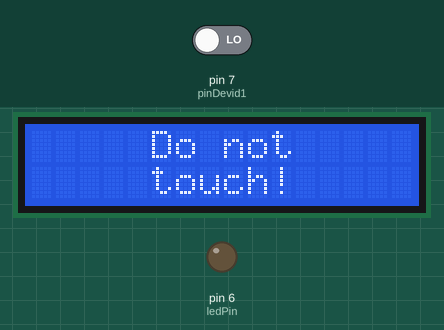
Simulated run of this sketch. Board: Arduino Uno, built with avr-gcc and run on an emulated ATmega328P. Shown: 16×2 character LCD, output pins drawn as LEDs (lit = HIGH). The inputs (shaded band) are chosen by the test bench; at power-on: pin 7 (pinDevid1) LOW. WiFi joins after 1.5 s; servers stay silent unless stated; uploads are accepted with an empty reply; what the sketch prints to the serial monitor is not drawn.

Above: at 3.7 s.
3.8 s: pin 7 (pinDevid1) driven HIGH
At 4.3 s:
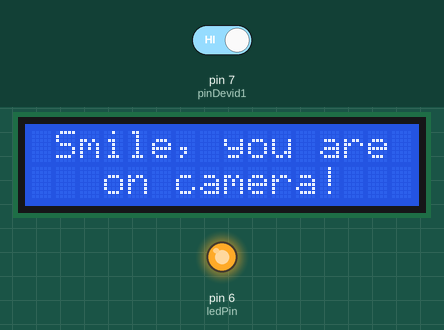
Timing chart, 0 to 10.5 s (numbered marks = the images above; inputs shaded):
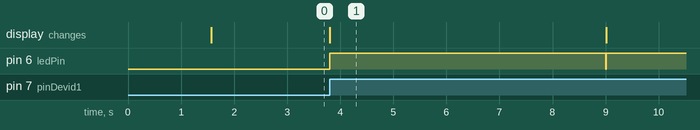

Measured:
- after the input at 3.8 s, pin 6 (ledPin): LOW → HIGH at once, → LOW 5.2 s later, → HIGH 0.01 s later; the display: changes at once (image 1)

The sketch:

FINISHED_disregarders.ino
```cpp
////
//
// General code from http://www.pushingbox.com for Arduino + Ethernet Shield (official) v1.2
//
////

#include <SPI.h>
#include <Ethernet.h>
#include <LiquidCrystal.h>

  /////////////////
 // MODIFY HERE //
/////////////////
byte mac[] = { 0x00, 0xAA, 0xBB, 0xCC, 0xDE, 0x19 };   // Be sure this address is unique in your network

//Your secret DevID from PushingBox.com. You can use multiple DevID  on multiple Pin if you want
char DEVID1[] = "DEVICE ID HERE";        //Scenario : "The mailbox is open"

//Numeric Pin where you connect your switch
uint8_t pinDevid1 = 7; // Example : the mailbox switch is connect to the Pin 3

// Debug mode
boolean DEBUG = true;
  //////////////
 //   End    //
//////////////

// initialize the library with the numbers of the interface pins
LiquidCrystal lcd(9, 8, 5, 4, 3, 2);
const int ledPin = 6;


char serverName[] = "api.pushingbox.com";
boolean pinDevid1State = false;                // Save the last state of the Pin for DEVID1
boolean lastConnected = false;                 // State of the connection last time through the main loop
long lastPress;

// Initialize the Ethernet client library
// with the IP address and port of the server
// that you want to connect to (port 80 is default for HTTP):
EthernetClient client;

void setup() {
  Serial.begin(9600);
  pinMode(pinDevid1, INPUT);

  // start the Ethernet connection:
  if (Ethernet.begin(mac) == 0) {
    Serial.println("Failed to configure Ethernet using DHCP");
    // no point in carrying on, so do nothing forevermore:
    while(true);
  }
  else{
    Serial.println("Ethernet ready");
    // print the Ethernet board/shield's IP address:
    Serial.print("My IP address: ");
    Serial.println(Ethernet.localIP());
  }
  lcd.begin(16, 2);
   lcd.setCursor(0, 0);
 lcd.print("     Do not     ");
  lcd.setCursor(0, 1);
  // print on second line

 lcd.print("     touch!     ");

  pinMode(ledPin, OUTPUT);
  digitalWrite(ledPin, LOW);

  // give the Ethernet shield a second to initialize:
  delay(1000);
}

void loop()
{
      ////
      // Listening for the pinDevid1 state
      ////
      if (digitalRead(pinDevid1) == HIGH && pinDevid1State == false) // switch on pinDevid1 is ON
      {
        if(DEBUG){Serial.println("pinDevid1 is HIGH");}
        pinDevid1State = true;
        //Sending request to PushingBox when the pin is HIGH

         lcd.setCursor(0, 0);
 lcd.print(" Smile, you are");
  lcd.setCursor(0, 1);
  // print on second line

lcd.print("   on camera!");
        digitalWrite(ledPin, HIGH);
        sendToPushingBox(DEVID1);
        lastPress = millis();
      }
     /*  if (digitalRead(pinDevid1) == LOW && pinDevid1State == true) // switch on pinDevid1 is OFF
      {
        if(DEBUG){Serial.println("pinDevid1 is LOW");}
        pinDevid1State = false;
        updateLCD("Button up   ");

        //Sending request to PushingBox when the pin is LOW
        //sendToPushingBox(DEVID1);    //Here you can run an other scenario by creating a DEVID2 variable
      }*/

      if (pinDevid1State && millis() > lastPress + 5000) {
        digitalWrite(ledPin, LOW);
        pinDevid1State = false;
        lcd.setCursor(0, 0);
  // print on second line

lcd.print("     Do not    ");

lcd.setCursor(0, 1);
  // print on second line

lcd.print("     touch!    ");
      }


      //DEBUG part
      // this write the respons from PushingBox Server.
      // You should see a "200 OK"
      if (client.available()) {
        char c = client.read();
        if(DEBUG){Serial.print(c);}
      }

      // if there's no net connection, but there was one last time
      // through the loop, then stop the client:
      if (!client.connected() && lastConnected) {
        if(DEBUG){Serial.println();}
        if(DEBUG){Serial.println("disconnecting.");}
        client.stop();
      }
      lastConnected = client.connected();
}


//Function for sending the request to PushingBox
void sendToPushingBox(char devid[]){
  client.stop();
  if(DEBUG){Serial.println("connecting...");}

  if (client.connect(serverName, 80)) {
    if(DEBUG){Serial.println("connected");}

    if(DEBUG){Serial.println("sending request");}
    client.print("GET /pushingbox?devid=");
    client.print(devid);
    client.println(" HTTP/1.1");
    client.print("Host: ");
    client.println(serverName);
    client.println("User-Agent: Arduino");
    client.println();
  }
  else {
    if(DEBUG){Serial.println("connection failed");}
  }
}

void updateLCD(char displStr[]){
  lcd.setCursor(0, 0);
  lcd.print(displStr);
}
```
